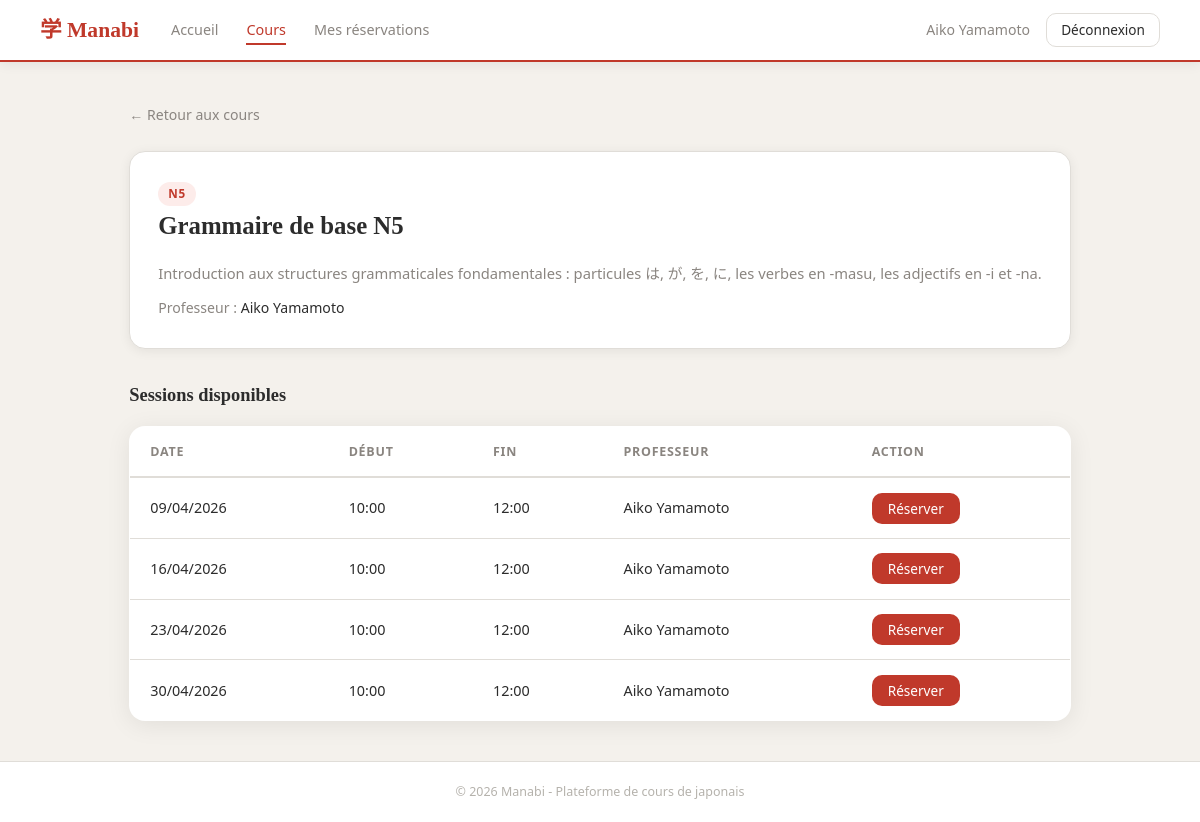
/index.php?page=cours&id=3 (signed in), run on the app's committed database.
### tables this page shows
CREATE TABLE `cours` (
  `id` int(11) NOT NULL,
  `intitule` varchar(100) NOT NULL,
  `niveau` varchar(5) DEFAULT NULL,
  `prof_id` int(11) NOT NULL,
  `description` text DEFAULT NULL
);

CREATE TABLE `users` (
  `id` int(11) NOT NULL,
  `nom` varchar(50) NOT NULL,
  `prenom` varchar(50) NOT NULL,
  `email` varchar(100) NOT NULL,
  `password` varchar(255) NOT NULL,
  `role` enum('admin','professeur','eleve') NOT NULL
);

CREATE TABLE `sessions` (
  `id` int(11) NOT NULL,
  `cours_id` int(11) NOT NULL,
  `prof_id` int(11) NOT NULL,
  `date_session` date NOT NULL,
  `heure_debut` time NOT NULL,
  `heure_fin` time NOT NULL
);

### models/cours.php (called while the page is built, shortened)
<?php
require_once __DIR__ . '/../config/database.php';
function getCoursById($id){
    global $pdo;
    $stmt = $pdo->prepare("SELECT cours.*, users.nom, users.prenom FROM cours JOIN users ON cours.prof_id = users.id WHERE cours.id = :id");
    $stmt->execute(array(':id' => $id));
    return $stmt->fetch();
}

### models/session.php (called while the page is built)
<?php
require_once __DIR__ . '/../config/database.php';
function getSessionsByCours($cours_id){
    global $pdo;
    $stmt = $pdo->prepare("SELECT sessions.*, users.nom, users.prenom FROM sessions JOIN users ON sessions.prof_id = users.id WHERE sessions.cours_id = :cours_id");
    $stmt->execute(array(':cours_id' => $cours_id));
    return $stmt->fetchAll();
}

### views/cours_detail.php (the view, shortened to what this page needs)
<?php require_once __DIR__ . '/layout/header.php'; ?>
    <a href="index.php?page=cours" class="retour-lien">← Retour aux cours</a>
    <div class="cours-detail-header">
        <span class="cours-card-niveau"><?= $cours['niveau'] ?></span>
        <h2><?= $cours['intitule'] ?></h2>
        <p style="margin: 0.75rem 0; color: var(--couleur-muted); font-size: 0.92rem;"><?= $cours['description'] ?></p>
        <div class="cours-detail-meta">
            <p>Professeur : <span><?= $cours['prenom'] . ' ' . $cours['nom'] ?></span></p>
        </div>
    </div>
    <h3 class="sessions-titre">Sessions disponibles</h3>
<?php if (empty($sessions)) : ?>
    <p>Aucune session planifiée pour ce cours.</p>
<?php else : ?>
    <table class="sessions-table">
        <thead>
        <tr>
            <th>Date</th>
            <th>Début</th>
            <th>Fin</th>
            <th>Professeur</th>
            <th>Action</th>
        </tr>
        </thead>
        <tbody>
        <?php foreach ($sessions as $session) : ?>
            <tr>
                <td><?= date('d/m/Y', strtotime($session['date_session'])) ?></td>
                <td><?= substr($session['heure_debut'], 0, 5) ?></td>
                <td><?= substr($session['heure_fin'], 0, 5) ?></td>
                <td><?= $session['prenom'] . ' ' . $session['nom'] ?></td>
                <td>
                    <form method="POST" action="index.php?page=reservations">
                        <button type="submit" class="btn-reserver">Réserver</button>
                    </form>
                </td>
            </tr>
        <?php endforeach; ?>
        </tbody>
    </table>
<?php endif; ?>
<?php require_once __DIR__ . '/layout/footer.php'; ?>

### assets/css/style.css (style rules this page uses)
:root { --couleur-principale: #c0392b; --couleur-sombre: #922b21; --couleur-texte: #2c2c2c; --couleur-fond: #f4f1ec; --couleur-blanc: #ffffff; --couleur-bordure: #e0ddd8; --couleur-erreur-bg: #fdecea; --couleur-erreur: #c0392b; --couleur-muted: #8a8580; --font-titre: 'Noto Serif JP', Georgia, serif; --font-corps: 'DM Sans', 'Segoe UI', sans-serif; --radius: 10px; --radius-lg: 16px; --ombre: 0 2px 12px rgba(0,0,0,0.07); --ombre-card: 0 4px 24px rgba(0,0,0,0.08); }
*, *::before, *::after { box-sizing: border-box; margin: 0; padding: 0; }
body { font-family: var(--font-corps); background-color: var(--couleur-fond); color: var(--couleur-texte); line-height: 1.6; min-height: 100vh; display: flex; flex-direction: column; }
a { color: var(--couleur-principale); text-decoration: none; }
.cours-card-niveau { display: inline-block; background: #fdecea; color: var(--couleur-principale); font-size: 0.73rem; font-weight: 600; letter-spacing: 0.06em; padding: 3px 10px; border-radius: 20px; align-self: flex-start; }
.retour-lien { display: inline-flex; align-items: center; gap: 0.3rem; font-size: 0.88rem; color: var(--couleur-muted); margin-bottom: 1.5rem; transition: color 0.2s; text-decoration: none; }
.cours-detail-header { background: var(--couleur-blanc); border-radius: var(--radius-lg); padding: 1.75rem; margin-bottom: 2rem; border: 1px solid var(--couleur-bordure); box-shadow: var(--ombre); }
.cours-detail-header h2 { font-family: var(--font-titre); font-size: 1.55rem; font-weight: 600; margin-bottom: 1rem; }
.cours-detail-meta { display: flex; flex-wrap: wrap; gap: 1.5rem; font-size: 0.88rem; color: var(--couleur-muted); }
.cours-detail-meta span { font-weight: 500; color: var(--couleur-texte); }
.sessions-titre { font-family: var(--font-titre); font-size: 1.15rem; font-weight: 600; margin-bottom: 1rem; }
.sessions-table { width: 100%; border-collapse: collapse; background: var(--couleur-blanc); border-radius: var(--radius-lg); overflow: hidden; box-shadow: var(--ombre-card); border: 1px solid var(--couleur-bordure); }
.sessions-table thead { background: var(--couleur-blanc); border-bottom: 2px solid var(--couleur-bordure); }
.sessions-table thead th { padding: 0.9rem 1.25rem; text-align: left; font-size: 0.78rem; font-weight: 600; letter-spacing: 0.06em; text-transform: uppercase; color: var(--couleur-muted); }
.sessions-table tbody tr { border-bottom: 1px solid var(--couleur-bordure); transition: background 0.15s; }
.sessions-table tbody tr:last-child { border-bottom: none; }
.sessions-table tbody td { padding: 0.9rem 1.25rem; font-size: 0.9rem; }
.btn-reserver { background: var(--couleur-principale); color: var(--couleur-blanc); border: none; border-radius: var(--radius); padding: 6px 16px; font-size: 0.85rem; font-family: var(--font-corps); font-weight: 500; cursor: pointer; transition: background 0.2s; }

### data on the page
cours: niveau "N5", intitule "Grammaire de base N5", description "Introduction aux structures grammaticales fondamentales : particules は, が, を, に, les verbes en -masu, les adjectifs en -i et -na.", prof.prenom "Aiko", prof.nom "Yamamoto"
sessions: date_session "09/04/2026", heure_debut "10:00", heure_fin "12:00", prof.prenom "Aiko", prof.nom "Yamamoto"
sessions: date_session "16/04/2026", heure_debut "10:00", heure_fin "12:00", prof.prenom "Aiko", prof.nom "Yamamoto"
sessions: date_session "23/04/2026", heure_debut "10:00", heure_fin "12:00", prof.prenom "Aiko", prof.nom "Yamamoto"
sessions: date_session "30/04/2026", heure_debut "10:00", heure_fin "12:00", prof.prenom "Aiko", prof.nom "Yamamoto"

### other printed values
$_SESSION['prenom'] . ' ' . $_SESSION['nom'] "Aiko Yamamoto"
